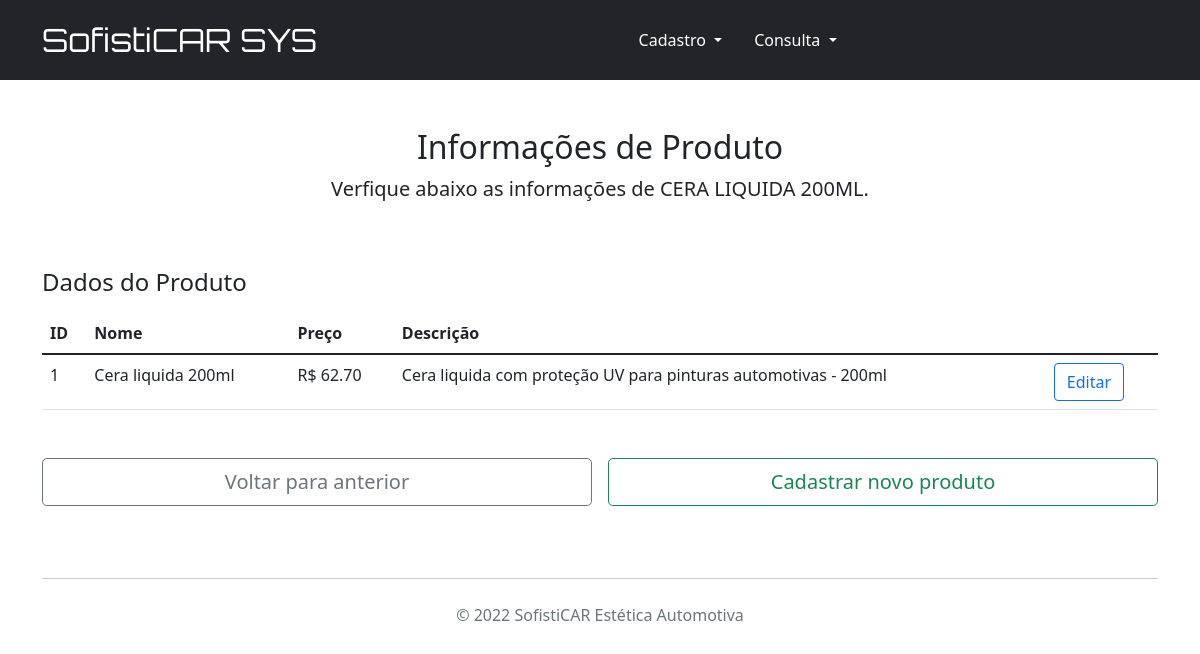
The app's page /info_produto/1 with its own data.
### cadastro_clientes.py (models this page shows, shortened)
class Produto(db.Model):
    __tablename__ = 'produtos'
    id = db.Column('ID', db.Integer, primary_key=True, autoincrement=True)
    nome = db.Column('Nome', db.String(150), nullable=False)
    descricao = db.Column('Descricao', db.String(250), nullable=False)
    valor = db.Column('Valor', db.Float, nullable=False)
    orcamentos = relationship(Orcamento, backref="produtos")

### cadastro_clientes.py (the view)
@app.route('/info_produto/<int:id>')
def info_produto(id):
    produto = Produto.query.get(id)
    return render_template('info_produto.html', produto=produto)

### templates/info_produto.html (shortened to what this page needs)
{% extends "base.html" %}
{% block conteudo %}
<main class="container">
    <div class="py-5 text-center">
        <h2>Informações de Produto</h2>
        <p class="lead">Verfique abaixo as informações de {{ produto.nome.upper() }}.</p>
    </div>
    <div class="row g-5">
        <div class="col-12">
            <table class="table" action="/info_produto/{{ produto.id }}" method="POST">
                <h4 class="mb-3">Dados do Produto</h4>
                <thead class="col-12">
                    <th>ID</th>
                    <th>Nome</th>
                    <th>Preço</th>
                    <th>Descrição</th>
                </thead>
                <tbody class="col-12">
                    <tr>
                        <td>{{ produto.id }}</td>
                        <td>{{ produto.nome }}</td>
                        <td>R$ {{ '%0.2f'|format(produto.valor|float) }}</td>
                        <td>{{ produto.descricao }}</td>
                        <td>
                            <a href="/editar_produto/{{produto.id}}"><button type="button" class="btn btn-outline-primary">Editar</button></a>
                        </td>
                    </tr>
                </tbody>
            </table>
        </div>
    </div>
    <div class="row g-3">
        <div class="col-md-12 col-lg-6 p-2">
            <button class="w-100 btn btn-outline-secondary btn-lg" type="submit" name="return" onclick="history.back()">
                Voltar para anterior
            </button>
        </div>
        <div class="col-md-12 col-lg-6 p-2">
            <a href="/cadastrar_produto">
                <button class="w-100 btn btn-outline-success btn-lg" type="submit">
                    Cadastrar novo produto
                </button>
            </a>
        </div>
    </div>
</main>
{% endblock %}

### records on screen
Produto: nome "CERA LIQUIDA 200ML", id "1", nome "Cera liquida 200ml", valor "62.70", descricao "Cera liquida com proteção UV para pinturas automotivas - 200ml"
